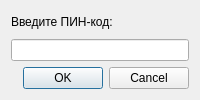
<?xml version="1.0" encoding="UTF-8"?>
<ui version="4.0">
 <class>PinDialog</class>
 <widget class="QDialog" name="PinDialog">
  <property name="geometry">
   <rect>
    <x>0</x>
    <y>0</y>
    <width>200</width>
    <height>100</height>
   </rect>
  </property>
  <property name="windowTitle">
   <string>Enter PIN</string>
  </property>
  <layout class="QVBoxLayout" name="verticalLayout">
   <item>
    <widget class="QLabel" name="label">
     <property name="text">
      <string>Введите ПИН-код:</string>
     </property>
    </widget>
   </item>
   <item>
    <widget class="QLineEdit" name="lineEditPin">
     <property name="echoMode">
      <enum>QLineEdit::Password</enum>
     </property>
    </widget>
   </item>
   <item>
    <widget class="QDialogButtonBox" name="buttonBox">
     <property name="orientation">
      <enum>Qt::Horizontal</enum>
     </property>
     <property name="standardButtons">
      <set>QDialogButtonBox::Cancel|QDialogButtonBox::Ok</set>
     </property>
    </widget>
   </item>
  </layout>
 </widget>
 <resources/>
 <connections>
  <connection>
   <sender>buttonBox</sender>
   <signal>accepted()</signal>
   <receiver>PinDialog</receiver>
   <slot>accept()</slot>
   <hints>
    <hint type="sourcelabel">
     <x>248</x>
     <y>254</y>
    </hint>
    <hint type="destinationlabel">
     <x>157</x>
     <y>274</y>
    </hint>
   </hints>
  </connection>
  <connection>
   <sender>buttonBox</sender>
   <signal>rejected()</signal>
   <receiver>PinDialog</receiver>
   <slot>reject()</slot>
   <hints>
    <hint type="sourcelabel">
     <x>316</x>
     <y>260</y>
    </hint>
    <hint type="destinationlabel">
     <x>286</x>
     <y>274</y>
    </hint>
   </hints>
  </connection>
 </connections>
</ui>
